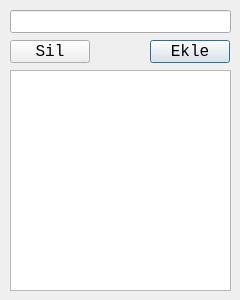
<?xml version="1.0" encoding="UTF-8"?>
<ui version="4.0">
 <class>BirimekleForm</class>
 <widget class="QDialog" name="BirimekleForm">
  <property name="geometry">
   <rect>
    <x>0</x>
    <y>0</y>
    <width>240</width>
    <height>300</height>
   </rect>
  </property>
  <property name="minimumSize">
   <size>
    <width>240</width>
    <height>300</height>
   </size>
  </property>
  <property name="maximumSize">
   <size>
    <width>240</width>
    <height>300</height>
   </size>
  </property>
  <property name="font">
   <font>
    <family>Monospace</family>
    <pointsize>12</pointsize>
   </font>
  </property>
  <property name="windowTitle">
   <string>Birim Ekle</string>
  </property>
  <widget class="QLineEdit" name="lineEdit">
   <property name="geometry">
    <rect>
     <x>10</x>
     <y>10</y>
     <width>221</width>
     <height>23</height>
    </rect>
   </property>
  </widget>
  <widget class="QPushButton" name="eklepushButton">
   <property name="geometry">
    <rect>
     <x>150</x>
     <y>40</y>
     <width>80</width>
     <height>23</height>
    </rect>
   </property>
   <property name="text">
    <string>Ekle</string>
   </property>
  </widget>
  <widget class="QPushButton" name="silpushButton">
   <property name="geometry">
    <rect>
     <x>10</x>
     <y>40</y>
     <width>80</width>
     <height>23</height>
    </rect>
   </property>
   <property name="text">
    <string>Sil</string>
   </property>
  </widget>
  <widget class="QListWidget" name="listWidget">
   <property name="geometry">
    <rect>
     <x>10</x>
     <y>70</y>
     <width>221</width>
     <height>221</height>
    </rect>
   </property>
  </widget>
 </widget>
 <resources/>
 <connections/>
</ui>
